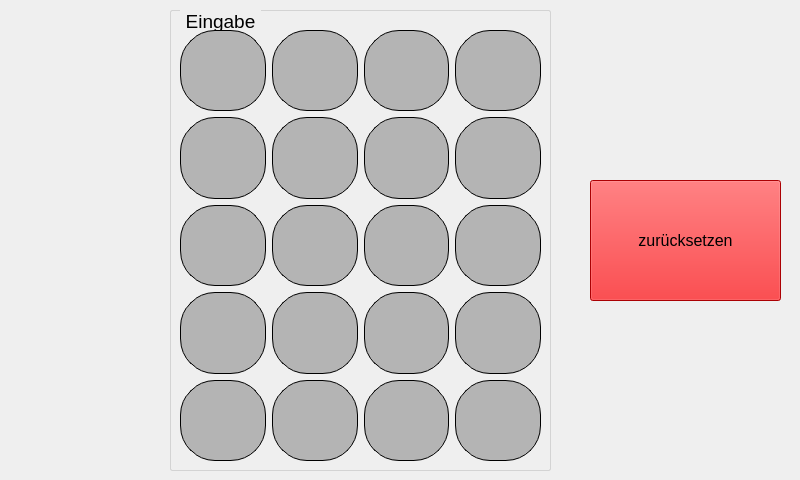
<?xml version="1.0" encoding="UTF-8"?>
<ui version="4.0">
 <class>EingabeWindow</class>
 <widget class="QWidget" name="EingabeWindow">
  <property name="geometry">
   <rect>
    <x>0</x>
    <y>0</y>
    <width>800</width>
    <height>480</height>
   </rect>
  </property>
  <property name="windowTitle">
   <string>Form</string>
  </property>
  <widget class="QPushButton" name="resetButton">
   <property name="geometry">
    <rect>
     <x>590</x>
     <y>180</y>
     <width>191</width>
     <height>121</height>
    </rect>
   </property>
   <property name="palette">
    <palette>
     <active>
      <colorrole role="WindowText">
       <brush brushstyle="SolidPattern">
        <color alpha="255">
         <red>0</red>
         <green>0</green>
         <blue>0</blue>
        </color>
       </brush>
      </colorrole>
      <colorrole role="Button">
       <brush brushstyle="SolidPattern">
        <color alpha="255">
         <red>239</red>
         <green>0</green>
         <blue>4</blue>
        </color>
       </brush>
      </colorrole>
      <colorrole role="Light">
       <brush brushstyle="SolidPattern">
        <color alpha="255">
         <red>255</red>
         <green>103</green>
         <blue>106</blue>
        </color>
       </brush>
      </colorrole>
      <colorrole role="Midlight">
       <brush brushstyle="SolidPattern">
        <color alpha="255">
         <red>247</red>
         <green>51</green>
         <blue>55</blue>
        </color>
       </brush>
      </colorrole>
      <colorrole role="Dark">
       <brush brushstyle="SolidPattern">
        <color alpha="255">
         <red>119</red>
         <green>0</green>
         <blue>2</blue>
        </color>
       </brush>
      </colorrole>
      <colorrole role="Mid">
       <brush brushstyle="SolidPattern">
        <color alpha="255">
         <red>159</red>
         <green>0</green>
         <blue>2</blue>
        </color>
       </brush>
      </colorrole>
      <colorrole role="Text">
       <brush brushstyle="SolidPattern">
        <color alpha="255">
         <red>0</red>
         <green>0</green>
         <blue>0</blue>
        </color>
       </brush>
      </colorrole>
      <colorrole role="BrightText">
       <brush brushstyle="SolidPattern">
        <color alpha="255">
         <red>255</red>
         <green>255</green>
         <blue>255</blue>
        </color>
       </brush>
      </colorrole>
      <colorrole role="ButtonText">
       <brush brushstyle="SolidPattern">
        <color alpha="255">
         <red>0</red>
         <green>0</green>
         <blue>0</blue>
        </color>
       </brush>
      </colorrole>
      <colorrole role="Base">
       <brush brushstyle="SolidPattern">
        <color alpha="255">
         <red>255</red>
         <green>255</green>
         <blue>255</blue>
        </color>
       </brush>
      </colorrole>
      <colorrole role="Window">
       <brush brushstyle="SolidPattern">
        <color alpha="255">
         <red>239</red>
         <green>0</green>
         <blue>4</blue>
        </color>
       </brush>
      </colorrole>
      <colorrole role="Shadow">
       <brush brushstyle="SolidPattern">
        <color alpha="255">
         <red>0</red>
         <green>0</green>
         <blue>0</blue>
        </color>
       </brush>
      </colorrole>
      <colorrole role="AlternateBase">
       <brush brushstyle="SolidPattern">
        <color alpha="255">
         <red>247</red>
         <green>127</green>
         <blue>129</blue>
        </color>
       </brush>
      </colorrole>
      <colorrole role="ToolTipBase">
       <brush brushstyle="SolidPattern">
        <color alpha="255">
         <red>255</red>
         <green>255</green>
         <blue>220</blue>
        </color>
       </brush>
      </colorrole>
      <colorrole role="ToolTipText">
       <brush brushstyle="SolidPattern">
        <color alpha="255">
         <red>0</red>
         <green>0</green>
         <blue>0</blue>
        </color>
       </brush>
      </colorrole>
     </active>
     <inactive>
      <colorrole role="WindowText">
       <brush brushstyle="SolidPattern">
        <color alpha="255">
         <red>0</red>
         <green>0</green>
         <blue>0</blue>
        </color>
       </brush>
      </colorrole>
      <colorrole role="Button">
       <brush brushstyle="SolidPattern">
        <color alpha="255">
         <red>239</red>
         <green>0</green>
         <blue>4</blue>
        </color>
       </brush>
      </colorrole>
      <colorrole role="Light">
       <brush brushstyle="SolidPattern">
        <color alpha="255">
         <red>255</red>
         <green>103</green>
         <blue>106</blue>
        </color>
       </brush>
      </colorrole>
      <colorrole role="Midlight">
       <brush brushstyle="SolidPattern">
        <color alpha="255">
         <red>247</red>
         <green>51</green>
         <blue>55</blue>
        </color>
       </brush>
      </colorrole>
      <colorrole role="Dark">
       <brush brushstyle="SolidPattern">
        <color alpha="255">
         <red>119</red>
         <green>0</green>
         <blue>2</blue>
        </color>
       </brush>
      </colorrole>
      <colorrole role="Mid">
       <brush brushstyle="SolidPattern">
        <color alpha="255">
         <red>159</red>
         <green>0</green>
         <blue>2</blue>
        </color>
       </brush>
      </colorrole>
      <colorrole role="Text">
       <brush brushstyle="SolidPattern">
        <color alpha="255">
         <red>0</red>
         <green>0</green>
         <blue>0</blue>
        </color>
       </brush>
      </colorrole>
      <colorrole role="BrightText">
       <brush brushstyle="SolidPattern">
        <color alpha="255">
         <red>255</red>
         <green>255</green>
         <blue>255</blue>
        </color>
       </brush>
      </colorrole>
      <colorrole role="ButtonText">
       <brush brushstyle="SolidPattern">
        <color alpha="255">
         <red>0</red>
         <green>0</green>
         <blue>0</blue>
        </color>
       </brush>
      </colorrole>
      <colorrole role="Base">
       <brush brushstyle="SolidPattern">
        <color alpha="255">
         <red>255</red>
         <green>255</green>
         <blue>255</blue>
        </color>
       </brush>
      </colorrole>
      <colorrole role="Window">
       <brush brushstyle="SolidPattern">
        <color alpha="255">
         <red>239</red>
         <green>0</green>
         <blue>4</blue>
        </color>
       </brush>
      </colorrole>
      <colorrole role="Shadow">
       <brush brushstyle="SolidPattern">
        <color alpha="255">
         <red>0</red>
         <green>0</green>
         <blue>0</blue>
        </color>
       </brush>
      </colorrole>
      <colorrole role="AlternateBase">
       <brush brushstyle="SolidPattern">
        <color alpha="255">
         <red>247</red>
         <green>127</green>
         <blue>129</blue>
        </color>
       </brush>
      </colorrole>
      <colorrole role="ToolTipBase">
       <brush brushstyle="SolidPattern">
        <color alpha="255">
         <red>255</red>
         <green>255</green>
         <blue>220</blue>
        </color>
       </brush>
      </colorrole>
      <colorrole role="ToolTipText">
       <brush brushstyle="SolidPattern">
        <color alpha="255">
         <red>0</red>
         <green>0</green>
         <blue>0</blue>
        </color>
       </brush>
      </colorrole>
     </inactive>
     <disabled>
      <colorrole role="WindowText">
       <brush brushstyle="SolidPattern">
        <color alpha="255">
         <red>119</red>
         <green>0</green>
         <blue>2</blue>
        </color>
       </brush>
      </colorrole>
      <colorrole role="Button">
       <brush brushstyle="SolidPattern">
        <color alpha="255">
         <red>239</red>
         <green>0</green>
         <blue>4</blue>
        </color>
       </brush>
      </colorrole>
      <colorrole role="Light">
       <brush brushstyle="SolidPattern">
        <color alpha="255">
         <red>255</red>
         <green>103</green>
         <blue>106</blue>
        </color>
       </brush>
      </colorrole>
      <colorrole role="Midlight">
       <brush brushstyle="SolidPattern">
        <color alpha="255">
         <red>247</red>
         <green>51</green>
         <blue>55</blue>
        </color>
       </brush>
      </colorrole>
      <colorrole role="Dark">
       <brush brushstyle="SolidPattern">
        <color alpha="255">
         <red>119</red>
         <green>0</green>
         <blue>2</blue>
        </color>
       </brush>
      </colorrole>
      <colorrole role="Mid">
       <brush brushstyle="SolidPattern">
        <color alpha="255">
         <red>159</red>
         <green>0</green>
         <blue>2</blue>
        </color>
       </brush>
      </colorrole>
      <colorrole role="Text">
       <brush brushstyle="SolidPattern">
        <color alpha="255">
         <red>119</red>
         <green>0</green>
         <blue>2</blue>
        </color>
       </brush>
      </colorrole>
      <colorrole role="BrightText">
       <brush brushstyle="SolidPattern">
        <color alpha="255">
         <red>255</red>
         <green>255</green>
         <blue>255</blue>
        </color>
       </brush>
      </colorrole>
      <colorrole role="ButtonText">
       <brush brushstyle="SolidPattern">
        <color alpha="255">
         <red>119</red>
         <green>0</green>
         <blue>2</blue>
        </color>
       </brush>
      </colorrole>
      <colorrole role="Base">
       <brush brushstyle="SolidPattern">
        <color alpha="255">
         <red>239</red>
         <green>0</green>
         <blue>4</blue>
        </color>
       </brush>
      </colorrole>
      <colorrole role="Window">
       <brush brushstyle="SolidPattern">
        <color alpha="255">
         <red>239</red>
         <green>0</green>
         <blue>4</blue>
        </color>
       </brush>
      </colorrole>
      <colorrole role="Shadow">
       <brush brushstyle="SolidPattern">
        <color alpha="255">
         <red>0</red>
         <green>0</green>
         <blue>0</blue>
        </color>
       </brush>
      </colorrole>
      <colorrole role="AlternateBase">
       <brush brushstyle="SolidPattern">
        <color alpha="255">
         <red>239</red>
         <green>0</green>
         <blue>4</blue>
        </color>
       </brush>
      </colorrole>
      <colorrole role="ToolTipBase">
       <brush brushstyle="SolidPattern">
        <color alpha="255">
         <red>255</red>
         <green>255</green>
         <blue>220</blue>
        </color>
       </brush>
      </colorrole>
      <colorrole role="ToolTipText">
       <brush brushstyle="SolidPattern">
        <color alpha="255">
         <red>0</red>
         <green>0</green>
         <blue>0</blue>
        </color>
       </brush>
      </colorrole>
     </disabled>
    </palette>
   </property>
   <property name="font">
    <font>
     <pointsize>12</pointsize>
    </font>
   </property>
   <property name="text">
    <string>zurücksetzen</string>
   </property>
  </widget>
  <widget class="QGroupBox" name="groupBox_Eingabe">
   <property name="geometry">
    <rect>
     <x>170</x>
     <y>10</y>
     <width>381</width>
     <height>461</height>
    </rect>
   </property>
   <property name="font">
    <font>
     <pointsize>14</pointsize>
    </font>
   </property>
   <property name="styleSheet">
    <string notr="true">
QPushButton{
color: black;
background: rgb(180,180,180); 
border: 1px solid;
border-radius:35px;
outline: 0;
}

QPushButton:checked{
	background: rgb(255,255,0);
}

QPushButton:hover:!pressed
{
  border: 1px solid rgb(255,255,0);
}

QGroupBox {
    border: 1px solid lightgray;
    border-radius: 2px;
    margin-top: 0.5em;
}

QGroupBox::title {
    subcontrol-origin: margin;
    left: 10px;
    padding: 0 3px 0 3px;
}</string>
   </property>
   <property name="title">
    <string>Eingabe</string>
   </property>
   <widget class="QWidget" name="gridLayoutWidget_2">
    <property name="geometry">
     <rect>
      <x>10</x>
      <y>20</y>
      <width>361</width>
      <height>431</height>
     </rect>
    </property>
    <layout class="QGridLayout" name="gridLayout">
     <item row="0" column="0">
      <widget class="QPushButton" name="button00">
       <property name="sizePolicy">
        <sizepolicy hsizetype="Expanding" vsizetype="Expanding">
         <horstretch>0</horstretch>
         <verstretch>0</verstretch>
        </sizepolicy>
       </property>
       <property name="focusPolicy">
        <enum>Qt::NoFocus</enum>
       </property>
       <property name="acceptDrops">
        <bool>false</bool>
       </property>
       <property name="text">
        <string/>
       </property>
       <property name="checkable">
        <bool>true</bool>
       </property>
       <property name="flat">
        <bool>true</bool>
       </property>
      </widget>
     </item>
     <item row="0" column="1">
      <widget class="QPushButton" name="button01">
       <property name="sizePolicy">
        <sizepolicy hsizetype="Expanding" vsizetype="Expanding">
         <horstretch>0</horstretch>
         <verstretch>0</verstretch>
        </sizepolicy>
       </property>
       <property name="text">
        <string/>
       </property>
       <property name="checkable">
        <bool>true</bool>
       </property>
       <property name="flat">
        <bool>true</bool>
       </property>
      </widget>
     </item>
     <item row="0" column="2">
      <widget class="QPushButton" name="button02">
       <property name="sizePolicy">
        <sizepolicy hsizetype="Expanding" vsizetype="Expanding">
         <horstretch>0</horstretch>
         <verstretch>0</verstretch>
        </sizepolicy>
       </property>
       <property name="text">
        <string/>
       </property>
       <property name="checkable">
        <bool>true</bool>
       </property>
       <property name="flat">
        <bool>true</bool>
       </property>
      </widget>
     </item>
     <item row="0" column="3">
      <widget class="QPushButton" name="button03">
       <property name="sizePolicy">
        <sizepolicy hsizetype="Expanding" vsizetype="Expanding">
         <horstretch>0</horstretch>
         <verstretch>0</verstretch>
        </sizepolicy>
       </property>
       <property name="text">
        <string/>
       </property>
       <property name="checkable">
        <bool>true</bool>
       </property>
       <property name="flat">
        <bool>true</bool>
       </property>
      </widget>
     </item>
     <item row="1" column="0">
      <widget class="QPushButton" name="button04">
       <property name="sizePolicy">
        <sizepolicy hsizetype="Expanding" vsizetype="Expanding">
         <horstretch>0</horstretch>
         <verstretch>0</verstretch>
        </sizepolicy>
       </property>
       <property name="text">
        <string/>
       </property>
       <property name="checkable">
        <bool>true</bool>
       </property>
       <property name="flat">
        <bool>true</bool>
       </property>
      </widget>
     </item>
     <item row="1" column="1">
      <widget class="QPushButton" name="button05">
       <property name="sizePolicy">
        <sizepolicy hsizetype="Expanding" vsizetype="Expanding">
         <horstretch>0</horstretch>
         <verstretch>0</verstretch>
        </sizepolicy>
       </property>
       <property name="text">
        <string/>
       </property>
       <property name="checkable">
        <bool>true</bool>
       </property>
       <property name="flat">
        <bool>true</bool>
       </property>
      </widget>
     </item>
     <item row="1" column="2">
      <widget class="QPushButton" name="button06">
       <property name="sizePolicy">
        <sizepolicy hsizetype="Expanding" vsizetype="Expanding">
         <horstretch>0</horstretch>
         <verstretch>0</verstretch>
        </sizepolicy>
       </property>
       <property name="text">
        <string/>
       </property>
       <property name="checkable">
        <bool>true</bool>
       </property>
       <property name="flat">
        <bool>true</bool>
       </property>
      </widget>
     </item>
     <item row="1" column="3">
      <widget class="QPushButton" name="button07">
       <property name="sizePolicy">
        <sizepolicy hsizetype="Expanding" vsizetype="Expanding">
         <horstretch>0</horstretch>
         <verstretch>0</verstretch>
        </sizepolicy>
       </property>
       <property name="text">
        <string/>
       </property>
       <property name="checkable">
        <bool>true</bool>
       </property>
       <property name="flat">
        <bool>true</bool>
       </property>
      </widget>
     </item>
     <item row="2" column="0">
      <widget class="QPushButton" name="button08">
       <property name="sizePolicy">
        <sizepolicy hsizetype="Expanding" vsizetype="Expanding">
         <horstretch>0</horstretch>
         <verstretch>0</verstretch>
        </sizepolicy>
       </property>
       <property name="text">
        <string/>
       </property>
       <property name="checkable">
        <bool>true</bool>
       </property>
       <property name="flat">
        <bool>true</bool>
       </property>
      </widget>
     </item>
     <item row="2" column="1">
      <widget class="QPushButton" name="button09">
       <property name="sizePolicy">
        <sizepolicy hsizetype="Expanding" vsizetype="Expanding">
         <horstretch>0</horstretch>
         <verstretch>0</verstretch>
        </sizepolicy>
       </property>
       <property name="text">
        <string/>
       </property>
       <property name="checkable">
        <bool>true</bool>
       </property>
       <property name="flat">
        <bool>true</bool>
       </property>
      </widget>
     </item>
     <item row="2" column="2">
      <widget class="QPushButton" name="button10">
       <property name="sizePolicy">
        <sizepolicy hsizetype="Expanding" vsizetype="Expanding">
         <horstretch>0</horstretch>
         <verstretch>0</verstretch>
        </sizepolicy>
       </property>
       <property name="text">
        <string/>
       </property>
       <property name="checkable">
        <bool>true</bool>
       </property>
       <property name="flat">
        <bool>true</bool>
       </property>
      </widget>
     </item>
     <item row="2" column="3">
      <widget class="QPushButton" name="button11">
       <property name="sizePolicy">
        <sizepolicy hsizetype="Expanding" vsizetype="Expanding">
         <horstretch>0</horstretch>
         <verstretch>0</verstretch>
        </sizepolicy>
       </property>
       <property name="text">
        <string/>
       </property>
       <property name="checkable">
        <bool>true</bool>
       </property>
       <property name="flat">
        <bool>true</bool>
       </property>
      </widget>
     </item>
     <item row="4" column="0">
      <widget class="QPushButton" name="button12">
       <property name="sizePolicy">
        <sizepolicy hsizetype="Expanding" vsizetype="Expanding">
         <horstretch>0</horstretch>
         <verstretch>0</verstretch>
        </sizepolicy>
       </property>
       <property name="text">
        <string/>
       </property>
       <property name="checkable">
        <bool>true</bool>
       </property>
       <property name="flat">
        <bool>true</bool>
       </property>
      </widget>
     </item>
     <item row="4" column="1">
      <widget class="QPushButton" name="button13">
       <property name="sizePolicy">
        <sizepolicy hsizetype="Expanding" vsizetype="Expanding">
         <horstretch>0</horstretch>
         <verstretch>0</verstretch>
        </sizepolicy>
       </property>
       <property name="text">
        <string/>
       </property>
       <property name="checkable">
        <bool>true</bool>
       </property>
       <property name="flat">
        <bool>true</bool>
       </property>
      </widget>
     </item>
     <item row="4" column="2">
      <widget class="QPushButton" name="button14">
       <property name="sizePolicy">
        <sizepolicy hsizetype="Expanding" vsizetype="Expanding">
         <horstretch>0</horstretch>
         <verstretch>0</verstretch>
        </sizepolicy>
       </property>
       <property name="text">
        <string/>
       </property>
       <property name="checkable">
        <bool>true</bool>
       </property>
       <property name="flat">
        <bool>true</bool>
       </property>
      </widget>
     </item>
     <item row="4" column="3">
      <widget class="QPushButton" name="button15">
       <property name="sizePolicy">
        <sizepolicy hsizetype="Expanding" vsizetype="Expanding">
         <horstretch>0</horstretch>
         <verstretch>0</verstretch>
        </sizepolicy>
       </property>
       <property name="text">
        <string/>
       </property>
       <property name="checkable">
        <bool>true</bool>
       </property>
       <property name="flat">
        <bool>true</bool>
       </property>
      </widget>
     </item>
     <item row="6" column="0">
      <widget class="QPushButton" name="button16">
       <property name="sizePolicy">
        <sizepolicy hsizetype="Expanding" vsizetype="Expanding">
         <horstretch>0</horstretch>
         <verstretch>0</verstretch>
        </sizepolicy>
       </property>
       <property name="text">
        <string/>
       </property>
       <property name="checkable">
        <bool>true</bool>
       </property>
       <property name="flat">
        <bool>true</bool>
       </property>
      </widget>
     </item>
     <item row="6" column="1">
      <widget class="QPushButton" name="button17">
       <property name="sizePolicy">
        <sizepolicy hsizetype="Expanding" vsizetype="Expanding">
         <horstretch>0</horstretch>
         <verstretch>0</verstretch>
        </sizepolicy>
       </property>
       <property name="text">
        <string/>
       </property>
       <property name="checkable">
        <bool>true</bool>
       </property>
       <property name="flat">
        <bool>true</bool>
       </property>
      </widget>
     </item>
     <item row="6" column="2">
      <widget class="QPushButton" name="button18">
       <property name="sizePolicy">
        <sizepolicy hsizetype="Expanding" vsizetype="Expanding">
         <horstretch>0</horstretch>
         <verstretch>0</verstretch>
        </sizepolicy>
       </property>
       <property name="text">
        <string/>
       </property>
       <property name="checkable">
        <bool>true</bool>
       </property>
       <property name="flat">
        <bool>true</bool>
       </property>
      </widget>
     </item>
     <item row="6" column="3">
      <widget class="QPushButton" name="button19">
       <property name="sizePolicy">
        <sizepolicy hsizetype="Expanding" vsizetype="Expanding">
         <horstretch>0</horstretch>
         <verstretch>0</verstretch>
        </sizepolicy>
       </property>
       <property name="text">
        <string/>
       </property>
       <property name="checkable">
        <bool>true</bool>
       </property>
       <property name="flat">
        <bool>true</bool>
       </property>
      </widget>
     </item>
    </layout>
   </widget>
  </widget>
 </widget>
 <resources/>
 <connections/>
</ui>
